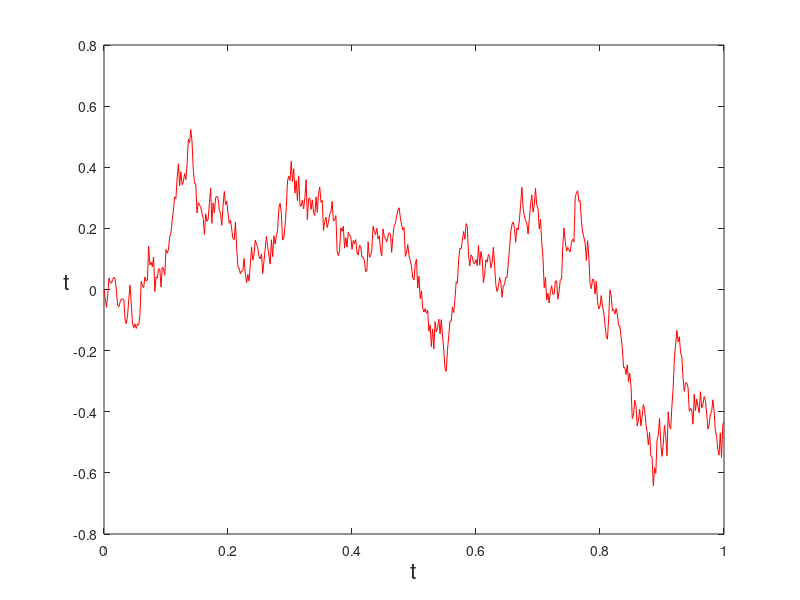

The MATLAB script that drew this image:
%BPATH2 Brownian path simulation: vectorized

randn('state',100);
T = 1; N = 500; dt = T/N;

dW = sqrt(dt)*randn(1,N);
W = cumsum(dW);

plot([(0:dt:T)],[0,W],'r-');
xlabel('t','FontSize',16);
ylabel('t','FontSize',16,'Rotation',0);
